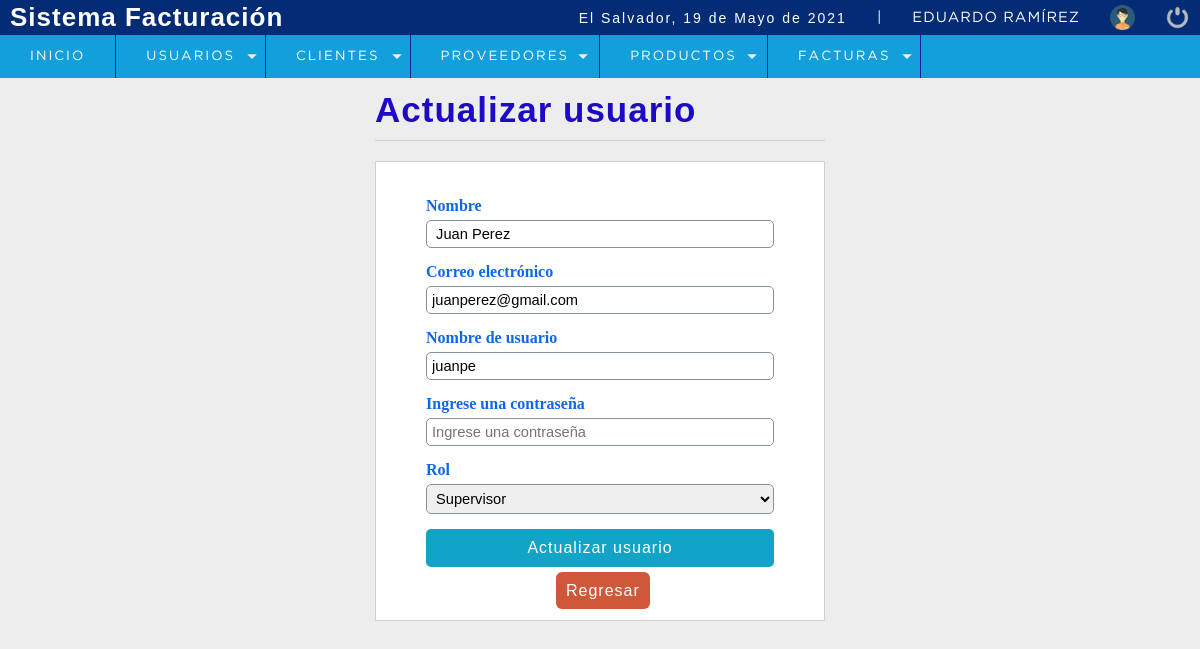
/sistema/editar_usuario.php?id=3 (signed in), run on the app's committed database.
### tables this page shows
CREATE TABLE `usuario` (
  `idusuario` int(11) NOT NULL,
  `nombre` varchar(50) DEFAULT NULL,
  `correo` varchar(100) DEFAULT NULL,
  `usuario` varchar(15) DEFAULT NULL,
  `clave` varchar(100) DEFAULT NULL,
  `rol` int(11) DEFAULT NULL,
  `estatus` int(11) NOT NULL DEFAULT 1
);

CREATE TABLE `rol` (
  `idrol` int(11) NOT NULL,
  `rol` varchar(20) DEFAULT NULL
);

### sistema/editar_usuario.php (the view, shortened to what this page needs)
<?php
 include "../conexion.php";
    $iduser =  $_GET['id'];
    $sql = mysqli_query($conection, "SELECT u.idusuario, u.nombre, u.correo, u.usuario, (u.rol) as idrol, (r.rol) as rol
                                        FROM usuario u
                                        INNER JOIN rol r
                                        ON u.rol = r.idrol
                                        WHERE idusuario = $iduser");
    $result_sql = mysqli_num_rows($sql);
    if($result_sql == 0){
        header("Location: lista_usuario.php");
    }else {
        $option = '';
        while($data = mysqli_fetch_array($sql)){
            $nombre   = $data['nombre'];
            $correo   = $data['correo'];
            $usuario  = $data['usuario'];
            $rol      = $data['rol'];
        }
        if($idrol = 1){
            $option = '<option value="'.$idrol.'" selected> '.$rol.' </option>';
        } else if($idrol = 2){
            $option = '<option value="'.$idrol.'" selected> '.$rol.' </option>';
        } else if($idrol  = 3){
            $option = '<option value="'.$idrol.'" selected> '.$rol.' </option>';
        }
    }
?>
<!DOCTYPE html>
<html lang="en">
<head>
	<?php include "includes/scripts.php";?>
</head>
<body>
	<?php include "includes/header.php"; ?>
	<section id="container">
        <div class="form_register">
            <h1> Actualizar usuario</h1>
            <hr>
            <form action="" method="post">
                <label for="Nombre">Nombre</label>
                <input type="text" name="nombre" id="Nombre" placeholder="Ingrese su nombre completo" value = " <?php echo $nombre ?>">
                <label for="correo">Correo electrónico</label>
                <input type="email" name="correo" id="correo" placeholder="Ingrese su correo electrónico" value = "<?php echo  $correo ?>">
                <label for="usuario">Nombre de usuario</label>
                <input type="text" name="usuario" id="usuario" placeholder="Ingrese un nombre de usuario" value = "<?php echo $usuario  ?>">
                <label for="clave">Ingrese una contraseña</label>
                <input type="password" name="clave" id="clave" placeholder="Ingrese una contraseña" value = "<?php ?>">
                <label for="rol">Rol</label>
                <select name="rol" id="rol" class="notItemOne">
                        <?php
                        echo $option;
                        ?>
                </select>
                    <input type="submit" value="Actualizar usuario" class="btn_save">
                    <a href="lista_usuarios.php" class="btn_back">Regresar</a>
            </form>
        </div>
	</section>
</body>
</html>

### sistema/css/style.css (style rules this page uses)
* { margin: 0; padding: 0; box-sizing: border-box; }
body { background: #ededed; }
h1, h2, h3, h4, h5, h6 { font-family: 'arial'; font-weight: bold; letter-spacing: 1px; }
h1 { font-size: 26px; }
a { text-decoration: none; font-family: arial; letter-spacing: 1px; }
#container { padding: 90px 15px 15px; }
.form_register { width: 450px; margin: auto; }
.form_register h1 { color:rgb(29, 10, 199); }
hr { border:0; background: #CCC; height: 1px; margin: 10px 0; display: block; }
form { background: white; margin: auto; padding: 20px 50px; border: 1px solid #d1d1d1; }
label { display: block; font-size: 12pt; font-family: 'GothanBook'; margin: 15px auto 5px auto; color: #0f67eb; font-weight: bold; }
input,select { display: block; width: 100%; font-size: 11pt; padding: 5px; border: 1px solid #85929e; border-radius: 5px; }
.notItemOne option:first-child { display: none; }
.btn_save { font-size: 12pt ; background: #12a4c6; padding: 10px; color:#FFF; letter-spacing: 1px; cursor: pointer; border: 0; margin: 15px auto; }
.btn_back { font-size: 12pt ; background: #c63612d3; padding: 10px; color:#FFF; letter-spacing: 1px; cursor: pointer; margin: 15px 130px; border-radius: 6px ; }
#container h1 { font-size: 35px; display: inline-block; }

### data on the page
usuario: nombre "Juan Perez", correo "juanperez@gmail.com", usuario "juanpe", rol "Supervisor"

### other printed values
fechaC() "19 de Mayo de 2021"
$_SESSION['nombre'] "EDUARDO RAMÍREZ"
